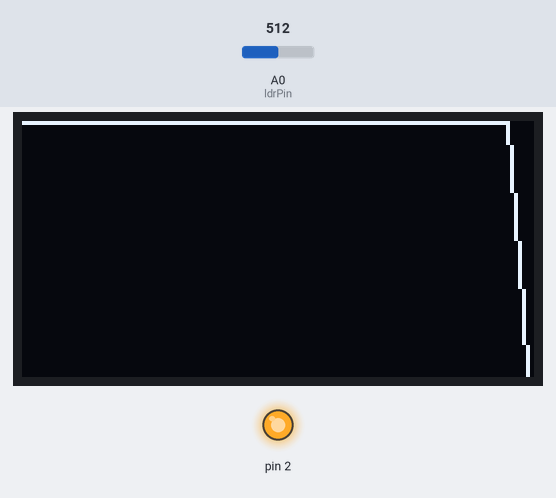
The sketch below on a simulated Arduino Uno, built with avr-gcc and run on an emulated ATmega328P. Shown: 128×64 one-colour display, output pins drawn as LEDs (lit = HIGH). Inputs (shaded band) come from the test bench; at power-on: A0 (ldrPin) = 512.

Above: at 1.2 s.
1.3 s: A0 (ldrPin) set to 716
At 1.85 s:
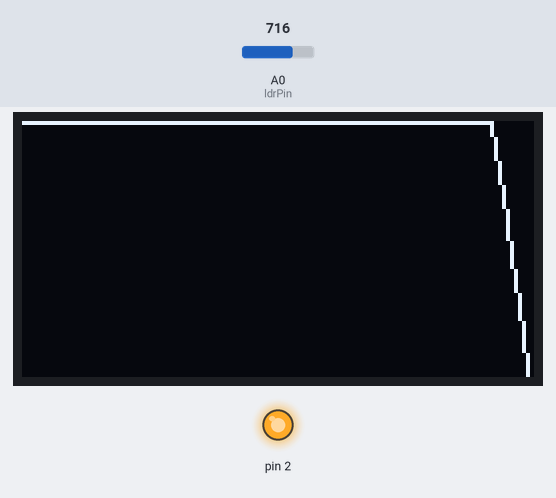
3.2 s: A0 (ldrPin) set to 900
At 3.62 s:
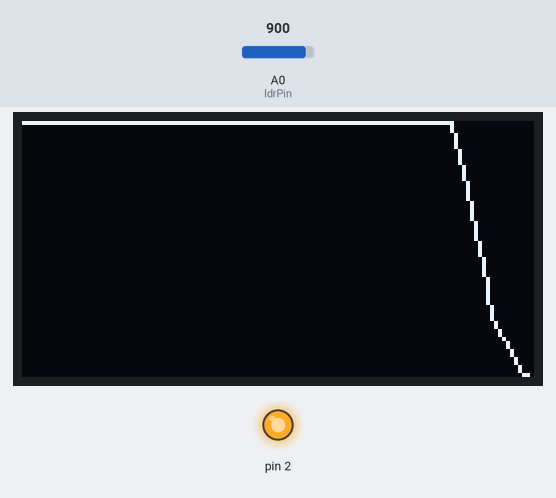
5.0 s: A0 (ldrPin) set to 1023
At 5.38 s:
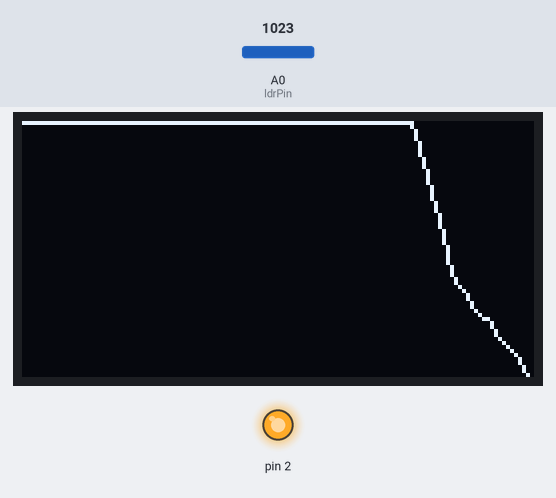
Timing chart, 0 to 8.0 s (numbered marks = the images above; inputs shaded):
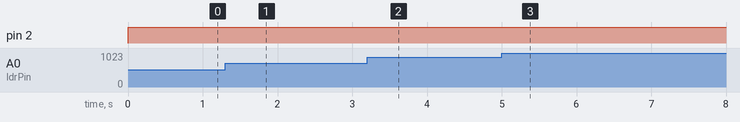

The sketch:

graph_oled.ino
```cpp
// Include libraries
#include "U8glib.h"

// Construct object
U8GLIB_SSD1306_128X64 u8g(U8G_I2C_OPT_NO_ACK);

// Declare pins
const int ldrPin = A0;  // Pin for LDR sensor; no pinMode needed in setup

// Declare Global Constants and Variables for circular register
const int length = 10;             // Number of values to store for averaging
int lastReadings[length] = {};  // Array to store recent sensor values
int currentIndex = 0;              // Tracks the index for the next reading

// Declare Global Constants and Variables for shifting register
const int oledLength = 128;
int allReadings[oledLength] = {};  // Array to store data for the OLED display
int readingIndex = 0;

void setup() {
  Serial.begin(9600);  // Initialize Serial Monitor
  u8g.setFont(u8g_font_unifont);
  pinMode(2, OUTPUT);
}


void loop() {
  digitalWrite(2, HIGH);
  int raw = analogRead(ldrPin);  // Read the sensor value
  int mean = updateMean(raw);  // Calculate the mean of the last readings

  updateOled(mean);  // Update OLED with the mean value

  /* Serial.print(mean); // Print the mean and raw reading
  Serial.print("   ");
  Serial.println(raw); */
}

int updateMean(int r) {

  lastReadings[currentIndex] = r;

  currentIndex = (currentIndex + 1) % length;

  int sum = 0;

  for (int i = 0; i < length; i++) {
    sum = sum + lastReadings[i];
  }

  return sum / length;
}

void updateOled(int m) {

  // Shift all readings one step to the left to make space for the new reading
  int smallestValue = 64;
  int largestValue = 0;

  for (int i = 0; i < oledLength-1; i++) {
    int value = allReadings[i+1];
    allReadings[i] = value;

    if (value < smallestValue) {
      smallestValue = value;
    }

    if (value > largestValue) {
      largestValue = value;
    }
  }

  // Store the latest mean value in the last position (and mapp value to # pixels)
  allReadings[oledLength-1] = m/16;

  // Picture loop
  u8g.firstPage();
  do {

    int nextY = map(allReadings[0], smallestValue, largestValue, 0, 63);

    // Plot the values on the OLED display
    for (int x = 0; x < oledLength-1; x++) {
      int y = y = nextY;

      nextY = map(allReadings[x+1], smallestValue, largestValue, 0, 63);
      u8g.drawLine(x, y, x+1, nextY);
    }

  } while (u8g.nextPage());
}
```
